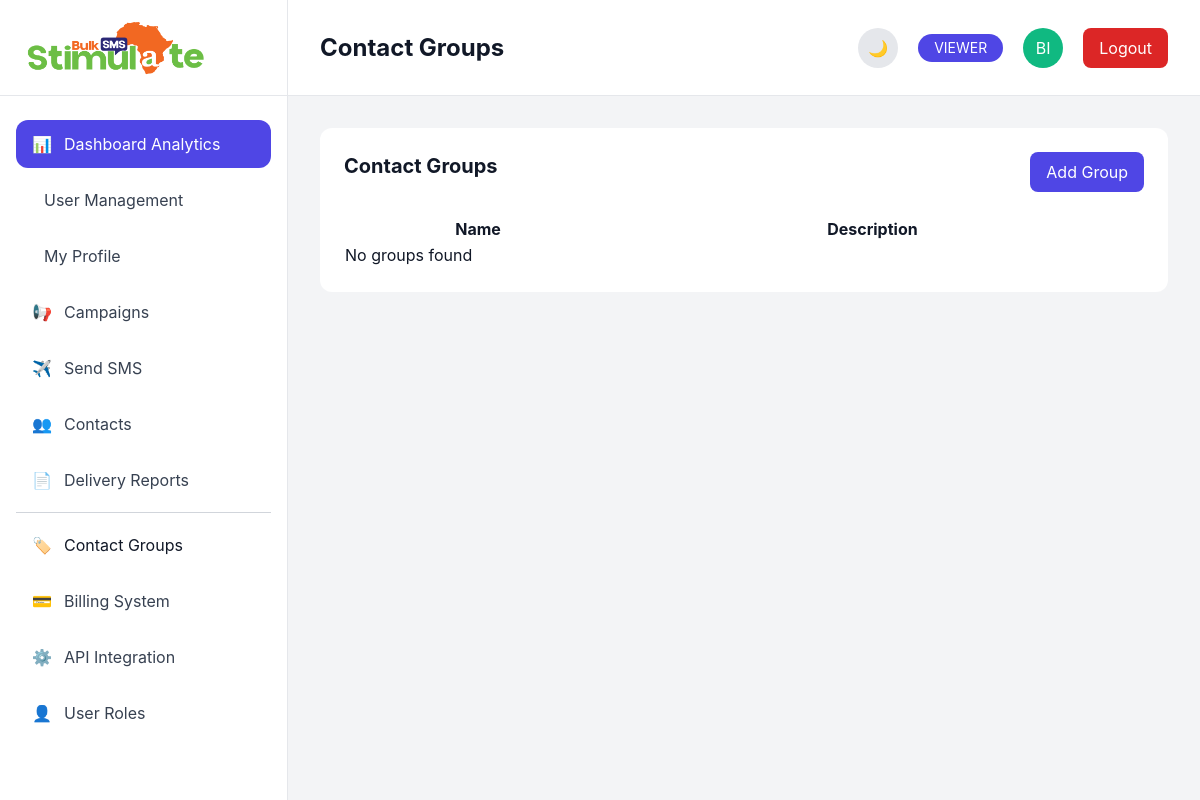
Before: /contacts/groups/ (signed in) with the older database file.
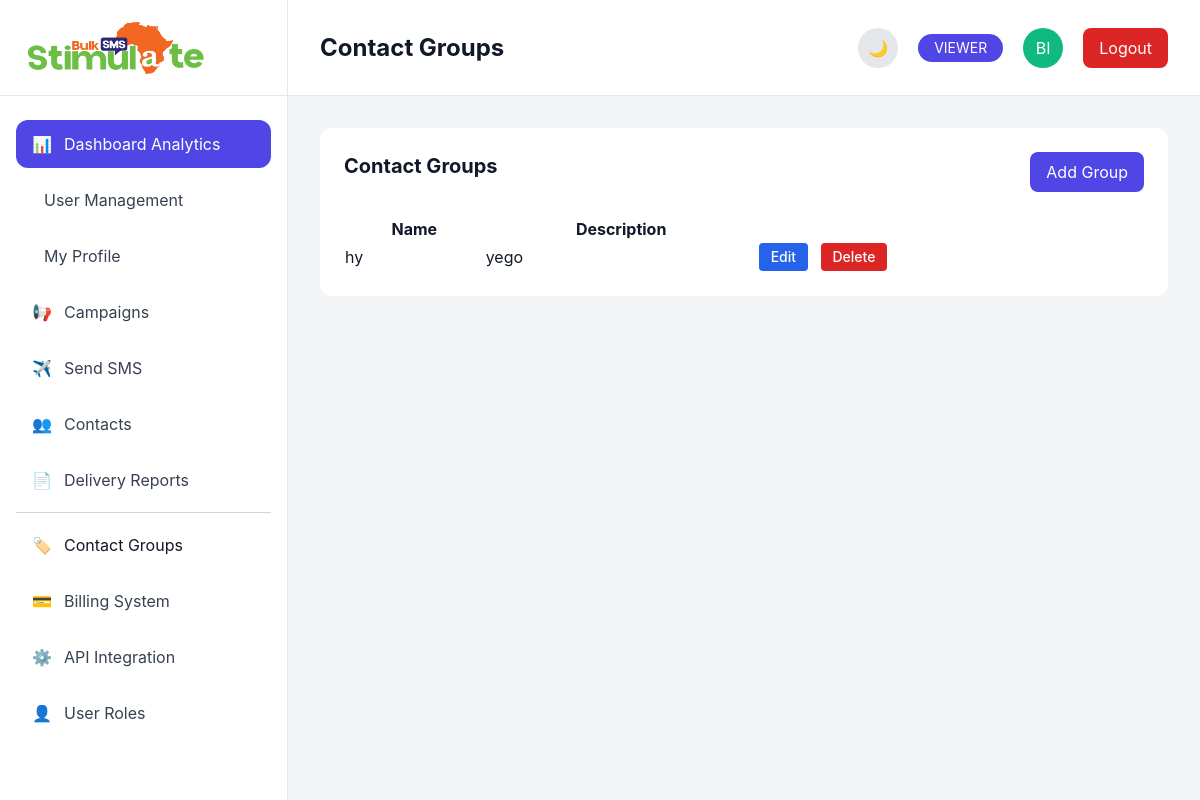
After: the same page with the newer database file.
### contacts/models.py (models this page shows, shortened)
class ContactGroup(models.Model):
    name = models.CharField(max_length=100)
    description = models.TextField(blank=True)
    contacts = models.ManyToManyField(
        Contact,
        blank=True,
        related_name="groups"
    )

### contacts/views.py (the view)
@login_required
def group_list(request):
    groups = ContactGroup.objects.all()
    return render(
        request,
        'contacts/group_list.html',
        {
            'groups': groups
        }
    )

### templates/contacts/group_list.html
{% extends 'base.html' %}
{% block page_title %}
Contact Groups
{% endblock %}
{% block content %}
<div class="bg-white dark:bg-[#172033] rounded-xl p-6">
    <div class="flex justify-between mb-6">
        <h2 class="text-xl font-bold">
            Contact Groups
        </h2>
        <a
            href="{% url 'contacts:group_create' %}"
            class="
                bg-primary
                text-white
                px-4
                py-2
                rounded-lg
            "
        >
            Add Group
        </a>
    </div>
    <table class="w-full">
        <thead>
            <tr>
                <th>Name</th>
                <th>Description</th>
                <th></th>
            </tr>
        </thead>
        <tbody>
            {% for group in groups %}
            <tr>
                <td>
                    {{ group.name }}
                </td>
                <td>
                    {{ group.description }}
                </td>
                <td>
                   <a
    href="{% url 'contacts:group_update' group.id %}"
    class="inline-block px-3 py-1 text-sm font-medium text-white bg-blue-600 rounded hover:bg-blue-700 transition"
>
    Edit
</a>
<a
    href="{% url 'contacts:group_delete' group.id %}"
    class="inline-block px-3 py-1 ml-2 text-sm font-medium text-white bg-red-600 rounded hover:bg-red-700 transition"
>
    Delete
</a>
                </td>
            </tr>
            {% empty %}
            <tr>
                <td colspan="3">
                    No groups found
                </td>
            </tr>
            {% endfor %}
        </tbody>
    </table>
</div>
{% endblock %}

Changed rows visible on the page:
added ContactGroup: name "hy", description "yego"
Other visible differences:
text no longer shown: "No groups found"
